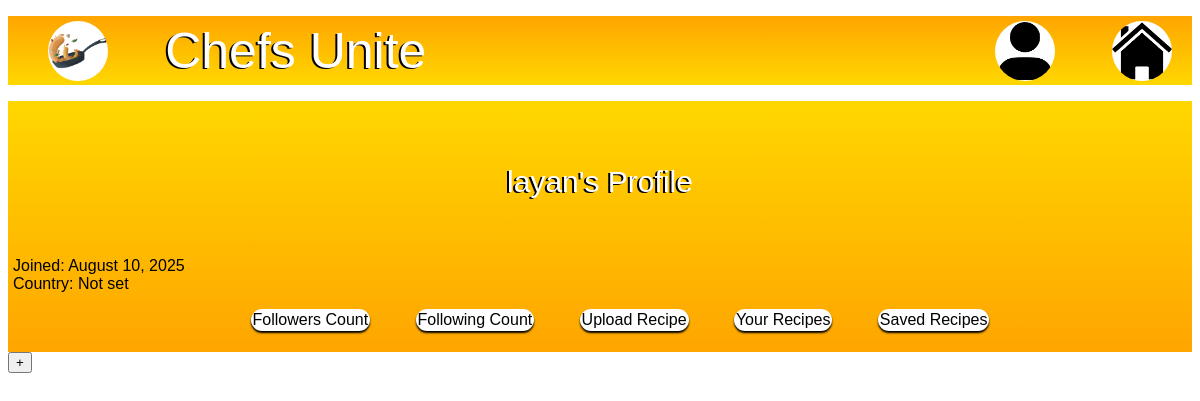
Page /profile.php (signed in) on the committed database.
### tables this page shows
CREATE TABLE `users` (
  `user_id` int(11) NOT NULL,
  `username` varchar(50) NOT NULL,
  `email` varchar(100) NOT NULL,
  `password_hash` varchar(255) NOT NULL,
  `profile_image` varchar(255) DEFAULT NULL,
  `created_at` timestamp NOT NULL DEFAULT current_timestamp(),
  `country` varchar(100) DEFAULT NULL
);

### profile.php (the view, shortened to what this page needs)
<?php
require 'db.php';
$user_id = $_SESSION['user_id'];
$sql = "SELECT username, created_at, country FROM users WHERE user_id = ?";
$stmt = $conn->prepare($sql);
$stmt->bind_param("i", $user_id);
$stmt->execute();
$result = $stmt->get_result();
$user = $result->fetch_assoc();
?>
<!DOCTYPE html>
<html lang="en">
<head>
    <link rel="stylesheet" href="CU.css">
    <link href="https://api.fontshare.com/v2/css?f[]=chillax@400&display=swap" rel="stylesheet">
</head>
<body>
    <nav class="navbar">
        <ul>
            <li><a href="Home.php"><img src="Images/Untitled_Artwork.jpg" alt="Logo"></a></li>
            <li class="text1">Chefs Unite</li>
            <li class="icon1"><a href="profile.php"><img src="Images/profile icon.png" alt="Profile"></a></li>
            <li class="icon2"><a href="Home.php"><img src="Images/home icon.png" alt="Home Page"></a></li>
        </ul>
    </nav>
    <div class="profile">
        <p class="profileTitle"><?= htmlspecialchars($user['username']); ?>'s Profile<br></p>
        <p class="actDetails">
            Joined: <?= date("F j, Y", strtotime($user['created_at'])); ?><br>
            Country: <?= htmlspecialchars($user['country'] ?? "Not set"); ?>
        </p>
        <nav>
            <ul>
                <li><a href="Followers.php">Followers Count</a></li>
                <li><a href="Following.php">Following Count</a></li>
                <li><a href="UploadRecipe.php">Upload Recipe</a></li>
                <li class="yourRecipesTab"><a href="YourRecipes.php">Your Recipes</a></li>
                <li><a href="SavedRecipes.php">Saved Recipes</a></li>
            </ul>
        </nav>
    </div>
    <div class="buttons">
        <button class="addRecipeBtn" onclick="window.location.href='AddRecipe.php'">+</button>
    </div>
</body>
</html>

### CU.css (style rules this page uses)
* { font-family: 'Chillax', sans-serif; }
.navbar { background-image: linear-gradient(orange, gold); margin: auto; }
.navbar ul { display: flex; gap: 5%; justify-content: left; align-items: center; }
.navbar li { list-style-type: none; }
.navbar img { width: 60px; height: 60px; border-radius: 50%; margin-top: 5px; }
.text1 { font-size: 50px; color: white; text-shadow: -2px 1px black; }
.navbar a { text-decoration: none; }
.navbar a:link, .navbar a:visited { color: black; }
.icon1 { margin-left: auto; }
.icon2 { margin-right: 20px; }
.profile { background-image: linear-gradient(gold, orange); margin: auto; padding: 5px; }
.profile ul { list-style-type: none; display: flex; justify-content: center; }
.profile li { margin-left: 2%; margin-right: 2%; background-color: white; border-radius: 25px; padding: 2px; box-shadow: 0 2px 2px black; }
.profile a { text-decoration: none; }
.profile a:link, .profile a:visited { color: black; }
.profileTitle { margin: 5%; display: block; text-align: center; font-size: 30px; color: white; text-shadow: -2px 1px black; }

### rows in the picture
users: username "layan", created_at "August 10, 2025", country "Not set"
